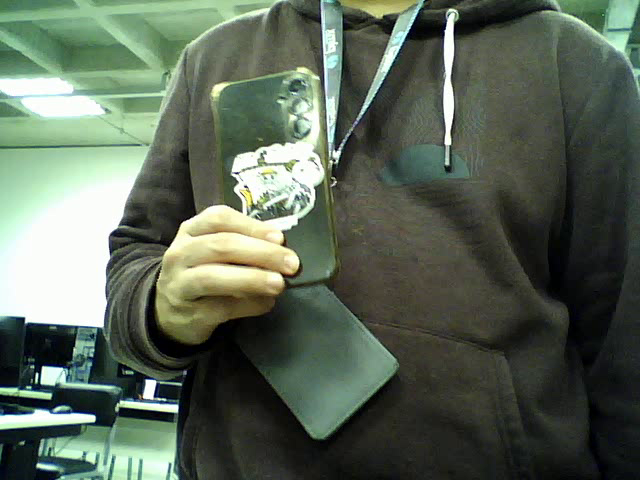
#> input picture frame 12 of objetos_movimento_lento_oficial.avi, 640 x 480 px, given in place of the camera
$ jupyter execute --allow-errors LAB_5_RELATORIO_FINAL.ipynb   (shell and % lines are left out)   (older library calls are emulated)   (text cells are left out)
#> lines starting #> are read from the running program, lines starting #| are printed output that depends on the picture
[cell 1]
import numpy as np
import cv2
import time
import glob
import os
from tqdm import tqdm

# Índices das webcams (câmera ESQUERDA e DIREITA)
CamL_id = 0
CamR_id = 2

# Pastas de saída
pathL = "/home/ufabc/Downloads/CV_LAB_ANTONIO_VIDAL/lab_5_arquivos/data/stereoL/"
pathR = "/home/ufabc/Downloads/CV_LAB_ANTONIO_VIDAL/lab_5_arquivos/data/stereoR/"
os.makedirs(pathL, exist_ok=True)
os.makedirs(pathR, exist_ok=True)

print("OpenCV:", cv2.__version__)
print("Pastas prontas:", pathL, pathR)

[cell 2]
import cv2
disponiveis = []
for i in range(10):
    cap = cv2.VideoCapture(i, cv2.CAP_V4L2)
    ok = cap.isOpened()
    ret = False
    if ok:
        ret, _ = cap.read()
    cap.release()
    if ok and ret:
        disponiveis.append(i)
    print(f"index {i:>2}: abre={ok}  le_frame={ret}")
#| index  0: abre=True  le_frame=True
print("\n>>> Índices que funcionam de verdade:", disponiveis)

[cell 3]
CamL = cv2.VideoCapture(0)
CamR = cv2.VideoCapture(2)
output_path = "/home/ufabc/Downloads/CV_LAB_ANTONIO_VIDAL/lab_5_arquivos/data/"
count = 0

# Flags que deixam a detecção ao vivo mais rápida/robusta
find_flags = (cv2.CALIB_CB_ADAPTIVE_THRESH +
              cv2.CALIB_CB_NORMALIZE_IMAGE +
              cv2.CALIB_CB_FAST_CHECK)

print("Instruções:")
print("  - posicione o tabuleiro (9x6) visível NAS DUAS câmeras")
print("  - aperte 's' (ou ESPACO) para SALVAR o par quando aparecer 'DETECTADO'")
print("  - aperte ESC para encerrar")

while True:
    retL, frameL = CamL.read()
#> frameL is the input picture: shape (480, 640, 3); mean B, G, R 86.9, 101.8, 90.1
    retR, frameR = CamR.read()
    if not (retL and retR):
        print("Falha ao ler as câmeras."); break

    grayL = cv2.cvtColor(frameL, cv2.COLOR_BGR2GRAY)
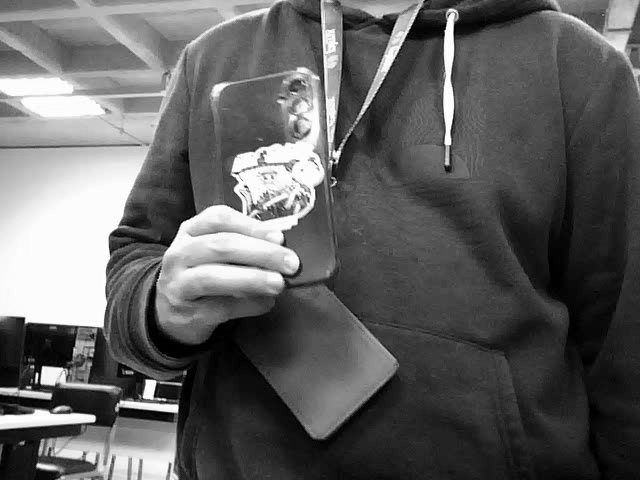
#> grayL: shape (480, 640); min 0, max 255, mean 96.5
    grayR = cv2.cvtColor(frameR, cv2.COLOR_BGR2GRAY)

    okL, cornersL = cv2.findChessboardCorners(grayL, (6, 8), find_flags)
#> okL = False; cornersL = None
    okR, cornersR = cv2.findChessboardCorners(grayR, (6, 8), find_flags)
#> okR = False; cornersR = None

    # Imagens só para exibição (as fotos salvas são as originais, sem desenhos)
    dispL, dispR = frameL.copy(), frameR.copy()
    if okL: cv2.drawChessboardCorners(dispL, (6, 8), cornersL, okL)
    if okR: cv2.drawChessboardCorners(dispR, (6, 8), cornersR, okR)

    detectado = okL and okR
#> detectado = False
    cor = (0, 200, 0) if detectado else (0, 0, 200)
#> cor = (0, 0, 200)
    txt = "DETECTADO - aperte 's' para salvar" if detectado else "procurando tabuleiro..."
#> txt = 'procurando tabuleiro...'
    cv2.putText(dispL, txt, (20, 40), cv2.FONT_HERSHEY_SIMPLEX, 0.8, cor, 2)
    cv2.putText(dispL, "salvos: %d" % count, (20, 75), cv2.FONT_HERSHEY_SIMPLEX, 0.8, (255, 0, 0), 2)
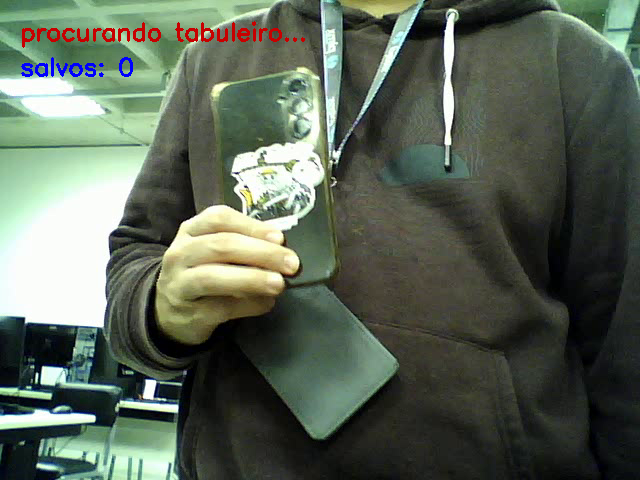
#> dispL: shape (480, 640, 3); mean B, G, R 86.6, 100.6, 90.3

    cv2.imshow('imgL', dispL)
    cv2.imshow('imgR', dispR)

    key = cv2.waitKey(1) & 0xFF
#> (key Esc is pressed here)
    if key == 27:                         # ESC
        break
    elif key == ord('s') or key == 32:    # 's' ou ESPACO
        if detectado:
            count += 1
            cv2.imwrite(output_path + 'stereoL/img%d.png' % count, frameL)
            cv2.imwrite(output_path + 'stereoR/img%d.png' % count, frameR)
            print("  par %d salvo" % count)
        else:
            print("  tabuleiro nao detectado nas duas cameras - reposicione")

CamL.release()
CamR.release()
cv2.destroyAllWindows()
print("Total de pares salvos:", count)

[cell 4]
print("Extracting image coordinates of respective 3D pattern ....\n")

criteria = (cv2.TERM_CRITERIA_EPS + cv2.TERM_CRITERIA_MAX_ITER, 30, 0.001)

objp = np.zeros((6*8, 3), np.float32)
objp[:, :2] = np.mgrid[0:6, 0:8].T.reshape(-1, 2)

img_ptsL = []
img_ptsR = []
obj_pts = []

# Adaptação: número de imagens = quantas foram capturadas (antes era range(1,28) fixo)
n_imgs = len(glob.glob(pathL + "img*.png"))
print("Imagens de calibração encontradas:", n_imgs)

for i in tqdm(range(1, n_imgs + 1)):
    imgL = cv2.imread(pathL + "img%d.png" % i)
    imgR = cv2.imread(pathR + "img%d.png" % i)
    imgL_gray = cv2.imread(pathL + "img%d.png" % i, 0)
    imgR_gray = cv2.imread(pathR + "img%d.png" % i, 0)

    outputL = imgL.copy()
    outputR = imgR.copy()

    retR, cornersR = cv2.findChessboardCorners(outputR, (6, 8), None)
    retL, cornersL = cv2.findChessboardCorners(outputL, (6, 8), None)

    if retR and retL:
        obj_pts.append(objp)
        cv2.cornerSubPix(imgR_gray, cornersR, (11, 11), (-1, -1), criteria)
        cv2.cornerSubPix(imgL_gray, cornersL, (11, 11), (-1, -1), criteria)
        cv2.drawChessboardCorners(outputR, (6, 8), cornersR, retR)
        cv2.drawChessboardCorners(outputL, (6, 8), cornersL, retL)
        cv2.imshow('cornersR', outputR)
        cv2.imshow('cornersL', outputL)
        cv2.waitKey(0)

        img_ptsL.append(cornersL)
        img_ptsR.append(cornersR)

cv2.destroyAllWindows()

print("Calculating left camera parameters ... ")
#> (the rest of this cell did not finish here and is left out)

[cell 5]
# ---- Gravação de vídeo 3D anáglifo (~10-20s) ----
DURACAO_S = 15          # duração da gravação
FPS       = 20          # quadros por segundo do arquivo
TAMANHO   = (700, 700)  # resolução do vídeo salvo
SAIDA_AVI = "data/anaglifo.avi"
SAIDA_MP4 = "data/anaglifo.mp4"

CamL = cv2.VideoCapture(CamL_id, cv2.CAP_V4L2)
CamR = cv2.VideoCapture(CamR_id, cv2.CAP_V4L2)
for _ in range(30):     # aquecimento
    CamL.read(); CamR.read()
#> this loop made 30 passes
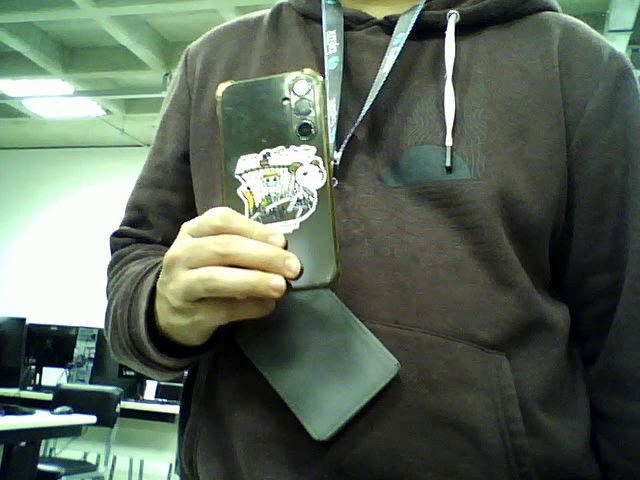
#> input picture frame 13 of objetos_movimento_lento_oficial.avi, 640 x 480 px, given in place of the camera

cv_file = cv2.FileStorage("data/params_py.xml", cv2.FILE_STORAGE_READ)
Left_Stereo_Map_x  = cv_file.getNode("Left_Stereo_Map_x").mat()
Left_Stereo_Map_y  = cv_file.getNode("Left_Stereo_Map_y").mat()
Right_Stereo_Map_x = cv_file.getNode("Right_Stereo_Map_x").mat()
Right_Stereo_Map_y = cv_file.getNode("Right_Stereo_Map_y").mat()
cv_file.release()

# Objeto que grava o vídeo (XVID = .avi bem compatível)
fourcc = cv2.VideoWriter_fourcc(*"XVID")
writer = cv2.VideoWriter(SAIDA_AVI, fourcc, FPS, TAMANHO)

print("Gravando ~%ds ... (ESC para parar antes)" % DURACAO_S)
inicio = time.time()
try:
    while time.time() - inicio < DURACAO_S:
        retR, imgR = CamR.read()
        retL, imgL = CamL.read()
        if not (retL and retR):
            break

        Left_nice  = cv2.remap(imgL, Left_Stereo_Map_x, Left_Stereo_Map_y,
                               cv2.INTER_LANCZOS4, cv2.BORDER_CONSTANT, 0)
        Right_nice = cv2.remap(imgR, Right_Stereo_Map_x, Right_Stereo_Map_y,
                               cv2.INTER_LANCZOS4, cv2.BORDER_CONSTANT, 0)

        output = Right_nice.copy()
        output[:, :, 2] = Left_nice[:, :, 2]     # vermelho = esquerda; ciano = direita
        output = cv2.resize(output, TAMANHO)

        writer.write(output)                     # <-- grava o quadro no arquivo
        cv2.imshow("Gravando 3D", output)
        if cv2.waitKey(1) & 0xFF == 27:
            break
finally:
    CamL.release()
    CamR.release()
    writer.release()                             # <-- fecha o arquivo (importante!)
    cv2.destroyAllWindows()

print("Vídeo salvo em:", SAIDA_AVI)

# ---- Converte para mp4 (o roteiro pede o formato mp4) ----
ok = os.system('ffmpeg -y -i "%s" -c:v libx264 -pix_fmt yuv420p "%s"' % (SAIDA_AVI, SAIDA_MP4))
if ok == 0:
    print("Convertido para:", SAIDA_MP4)
else:
    print("ffmpeg indisponível. Alternativa: grave direto em mp4 trocando o fourcc "
          "por *'mp4v' e SAIDA por 'data/anaglifo.mp4'.")

$ run again, starting later in the video
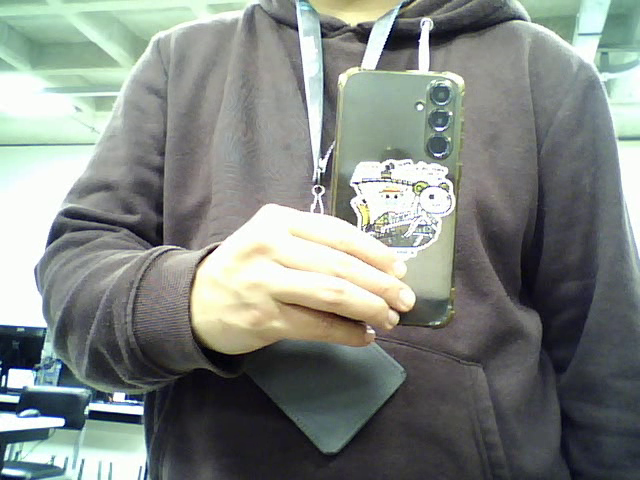
#> input picture frame 55 of objetos_movimento_lento_oficial.avi, 640 x 480 px, given in place of the camera
#| index  0: abre=True  le_frame=True
#> frameL is the input picture: shape (480, 640, 3); mean B, G, R 130.4, 135.1, 128.9
#> `grayL = cv2.cvtColor(frameL, cv2.COLOR_BGR2GRAY)`:
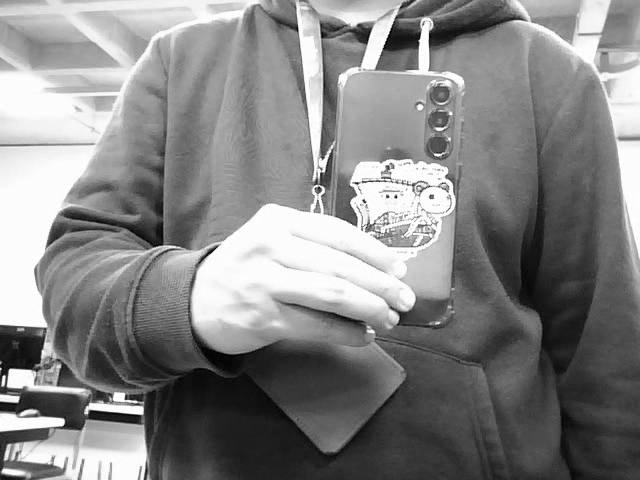
#> grayL: shape (480, 640); min 0, max 255, mean 132.7
#> okL = False; cornersL = None
#> okR = False; cornersR = None
#> detectado = False
#> cor = (0, 0, 200)
#> txt = 'procurando tabuleiro...'
#> the loop `for _ in range(30):` made 30 passes
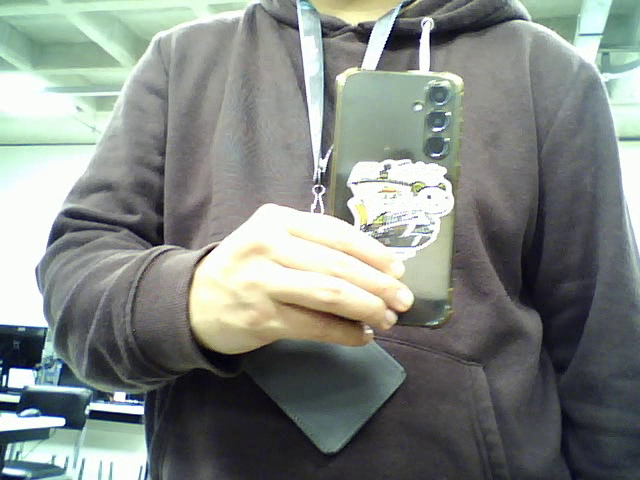
#> input picture frame 56 of objetos_movimento_lento_oficial.avi, 640 x 480 px, given in place of the camera

$ run again, starting later in the video
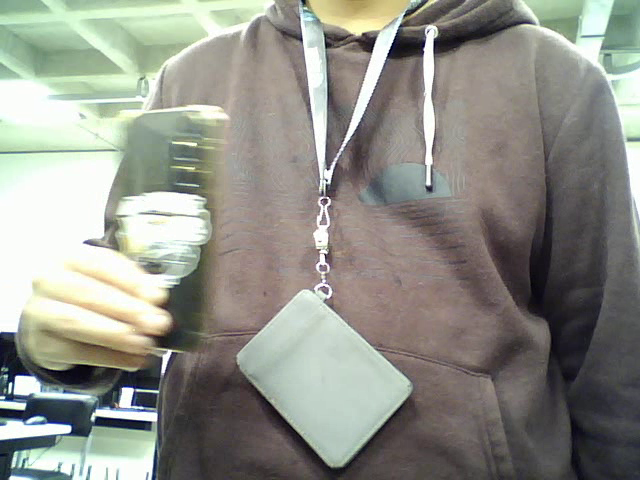
#> input picture frame 98 of objetos_movimento_lento_oficial.avi, 640 x 480 px, given in place of the camera
#| index  0: abre=True  le_frame=True
#> frameL is the input picture: shape (480, 640, 3); mean B, G, R 136.8, 144.9, 144
#> `grayL = cv2.cvtColor(frameL, cv2.COLOR_BGR2GRAY)`:
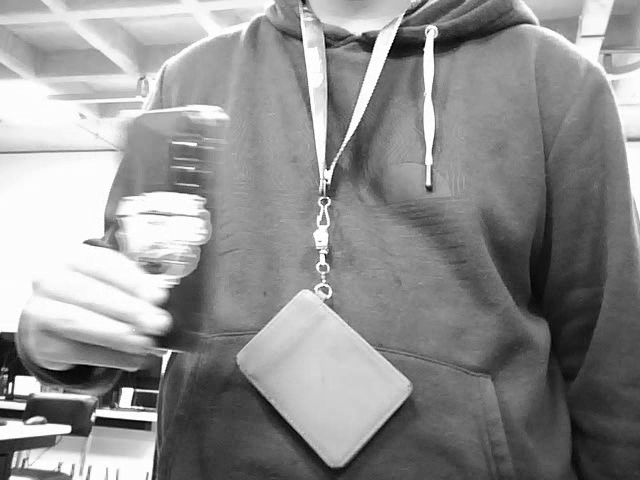
#> grayL: shape (480, 640); min 0, max 255, mean 143.7
#> okL = False; cornersL = None
#> okR = False; cornersR = None
#> detectado = False
#> cor = (0, 0, 200)
#> txt = 'procurando tabuleiro...'
#> the loop `for _ in range(30):` made 30 passes
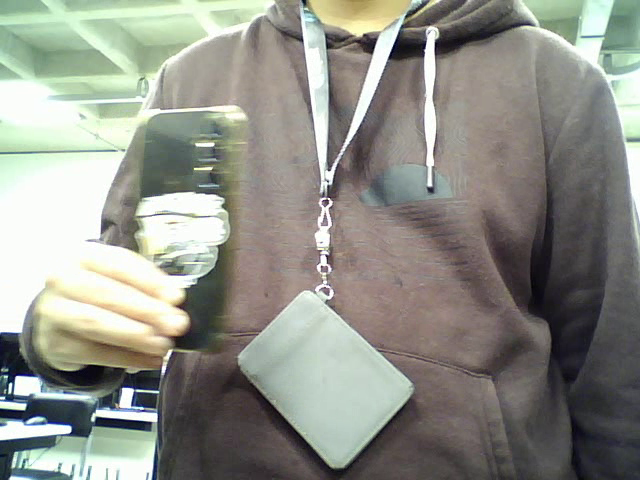
#> input picture frame 99 of objetos_movimento_lento_oficial.avi, 640 x 480 px, given in place of the camera
